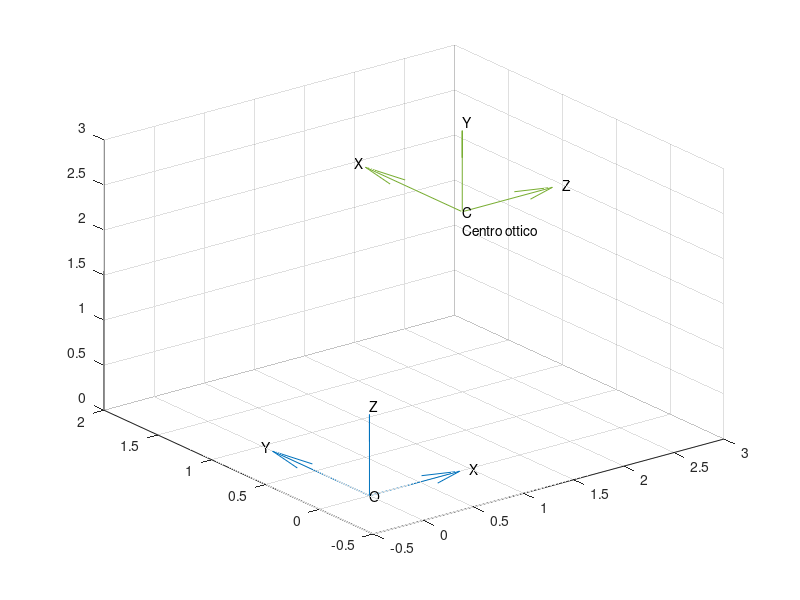

Source code (MATLAB):
clc, clear all;
%% creazione sistemi di riferimento
O = [0;0;0] 
C = [2;1;2]

figure()
quiver3(O,O,O,[1;0;0],[0;1;0],[0;0;1])
hold on
quiver3([C(1);C(1);C(1)],[C(2);C(2);C(2)],[C(3);C(3);C(3)],[0;1;0],[0;0;1],[1;0;0])

text(O(1),O(2),O(3),'O')
text(O(1),O(2)+1,O(3),'Y')
text(O(1)+1,O(2),O(3),'X')
text(O(1),O(2),O(3)+1,'Z')

text(C(1),C(2),C(3),'C')
text(C(1),C(2)+1,C(3),'X')
text(C(1)+1,C(2),C(3),'Z')
text(C(1),C(2),C(3)+1,'Y')
text(C(1),C(2),C(3)-0.2,'Centro ottico')
%%


